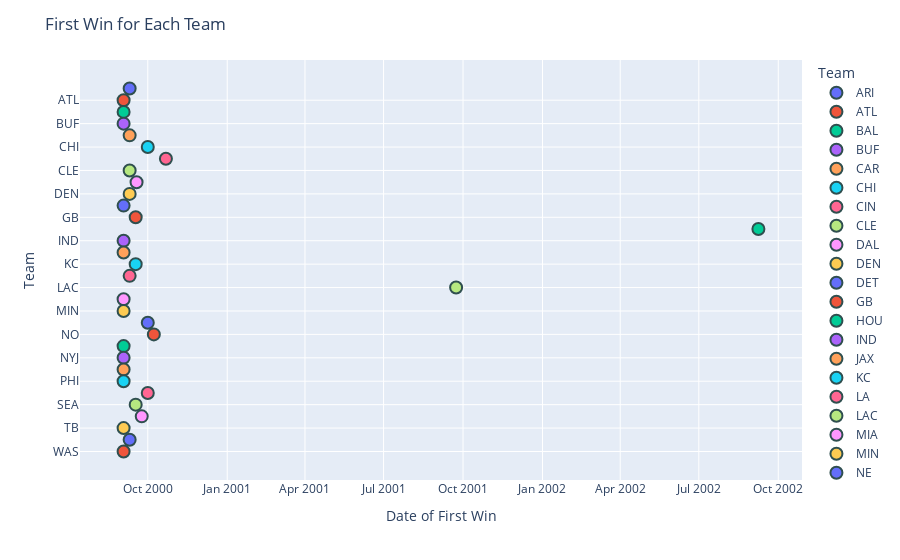

Notebook code for this chart:
### Markdown cell above
The graph below is an interactive graph made with plotly express to show each teams first win, if you hover over the data-points, you can see the team abbrivation and the date of their first win. This kind of graph can give important information about historical success.

### Code cell
home_first_win = result[result['home_score'] > result['away_score']].groupby('home_team')['gameday'].min()

away_first_win = result[result['away_score'] > result['home_score']].groupby('away_team')['gameday'].min()

first_wins = pd.concat([home_first_win, away_first_win]).groupby(level=0).min()
first_wins = pd.concat([home_first_win, away_first_win]).groupby(level=0).min().reset_index()
first_wins.columns = ['Team', 'First Win']

fig = px.scatter(first_wins, x='First Win', y='Team', hover_data={'First Win': '|%Y-%m-%d'}, color='Team')
fig.update_traces(marker=dict(size=12, line=dict(width=2, color='DarkSlateGrey')), selector=dict(mode='markers'))
fig.update_layout(title='First Win for Each Team', xaxis_title='Date of First Win', yaxis_title='Team')
fig.show()

### Figure 1 — Plotly figure (JSON) as saved in the notebook; plotly's stock layout.template omitted (floating-point values rounded to 4 significant figures)
{"data": [{"hovertemplate": "Team=%{y}<br>First Win=%{x|%Y-%m-%d}<extra></extra>", "legendgroup": "ARI", "marker": {"color": "#636efa", "line": {"color": "DarkSlateGrey", "width": 2}, "size": 12, "symbol": "circle"}, "mode": "markers", "name": "ARI", "orientation": "v", "showlegend": true, "type": "scatter", "x": ["2000-09-10T00:00:00"], "xaxis": "x", "y": ["ARI"], "yaxis": "y"}, {"hovertemplate": "Team=%{y}<br>First Win=%{x|%Y-%m-%d}<extra></extra>", "legendgroup": "ATL", "marker": {"color": "#EF553B", "line": {"color": "DarkSlateGrey", "width": 2}, "size": 12, "symbol": "circle"}, "mode": "markers", "name": "ATL", "orientation": "v", "showlegend": true, "type": "scatter", "x": ["2000-09-03T00:00:00"], "xaxis": "x", "y": ["ATL"], "yaxis": "y"}, {"hovertemplate": "Team=%{y}<br>First Win=%{x|%Y-%m-%d}<extra></extra>", "legendgroup": "BAL", "marker": {"color": "#00cc96", "line": {"color": "DarkSlateGrey", "width": 2}, "size": 12, "symbol": "circle"}, "mode": "markers", "name": "BAL", "orientation": "v", "showlegend": true, "type": "scatter", "x": ["2000-09-03T00:00:00"], "xaxis": "x", "y": ["BAL"], "yaxis": "y"}, {"hovertemplate": "Team=%{y}<br>First Win=%{x|%Y-%m-%d}<extra></extra>", "legendgroup": "BUF", "marker": {"color": "#ab63fa", "line": {"color": "DarkSlateGrey", "width": 2}, "size": 12, "symbol": "circle"}, "mode": "markers", "name": "BUF", "orientation": "v", "showlegend": true, "type": "scatter", "x": ["2000-09-03T00:00:00"], "xaxis": "x", "y": ["BUF"], "yaxis": "y"}, {"hovertemplate": "Team=%{y}<br>First Win=%{x|%Y-%m-%d}<extra></extra>", "legendgroup": "CAR", "marker": {"color": "#FFA15A", "line": {"color": "DarkSlateGrey", "width": 2}, "size": 12, "symbol": "circle"}, "mode": "markers", "name": "CAR", "orientation": "v", "showlegend": true, "type": "scatter", "x": ["2000-09-10T00:00:00"], "xaxis": "x", "y": ["CAR"], "yaxis": "y"}, {"hovertemplate": "Team=%{y}<br>First Win=%{x|%Y-%m-%d}<extra></extra>", "legendgroup": "CHI", "marker": {"color": "#19d3f3", "line": {"color": "DarkSlateGrey", "width": 2}, "size": 12, "symbol": "circle"}, "mode": "markers", "name": "CHI", "orientation": "v", "showlegend": true, "type": "scatter", "x": ["2000-10-01T00:00:00"], "xaxis": "x", "y": ["CHI"], "yaxis": "y"}, {"hovertemplate": "Team=%{y}<br>First Win=%{x|%Y-%m-%d}<extra></extra>", "legendgroup": "CIN", "marker": {"color": "#FF6692", "line": {"color": "DarkSlateGrey", "width": 2}, "size": 12, "symbol": "circle"}, "mode": "markers", "name": "CIN", "orientation": "v", "showlegend": true, "type": "scatter", "x": ["2000-10-22T00:00:00"], "xaxis": "x", "y": ["CIN"], "yaxis": "y"}, {"hovertemplate": "Team=%{y}<br>First Win=%{x|%Y-%m-%d}<extra></extra>", "legendgroup": "CLE", "marker": {"color": "#B6E880", "line": {"color": "DarkSlateGrey", "width": 2}, "size": 12, "symbol": "circle"}, "mode": "markers", "name": "CLE", "orientation": "v", "showlegend": true, "type": "scatter", "x": ["2000-09-10T00:00:00"], "xaxis": "x", "y": ["CLE"], "yaxis": "y"}, {"hovertemplate": "Team=%{y}<br>First Win=%{x|%Y-%m-%d}<extra></extra>", "legendgroup": "DAL", "marker": {"color": "#FF97FF", "line": {"color": "DarkSlateGrey", "width": 2}, "size": 12, "symbol": "circle"}, "mode": "markers", "name": "DAL", "orientation": "v", "showlegend": true, "type": "scatter", "x": ["2000-09-18T00:00:00"], "xaxis": "x", "y": ["DAL"], "yaxis": "y"}, {"hovertemplate": "Team=%{y}<br>First Win=%{x|%Y-%m-%d}<extra></extra>", "legendgroup": "DEN", "marker": {"color": "#FECB52", "line": {"color": "DarkSlateGrey", "width": 2}, "size": 12, "symbol": "circle"}, "mode": "markers", "name": "DEN", "orientation": "v", "showlegend": true, "type": "scatter", "x": ["2000-09-10T00:00:00"], "xaxis": "x", "y": ["DEN"], "yaxis": "y"}, {"hovertemplate": "Team=%{y}<br>First Win=%{x|%Y-%m-%d}<extra></extra>", "legendgroup": "DET", "marker": {"color": "#636efa", "line": {"color": "DarkSlateGrey", "width": 2}, "size": 12, "symbol": "circle"}, "mode": "markers", "name": "DET", "orientation": "v", "showlegend": true, "type": "scatter", "x": ["2000-09-03T00:00:00"], "xaxis": "x", "y": ["DET"], "yaxis": "y"}, {"hovertemplate": "Team=%{y}<br>First Win=%{x|%Y-%m-%d}<extra></extra>", "legendgroup": "GB", "marker": {"color": "#EF553B", "line": {"color": "DarkSlateGrey", "width": 2}, "size": 12, "symbol": "circle"}, "mode": "markers", "name": "GB", "orientation": "v", "showlegend": true, "type": "scatter", "x": ["2000-09-17T00:00:00"], "xaxis": "x", "y": ["GB"], "yaxis": "y"}, {"hovertemplate": "Team=%{y}<br>First Win=%{x|%Y-%m-%d}<extra></extra>", "legendgroup": "HOU", "marker": {"color": "#00cc96", "line": {"color": "DarkSlateGrey", "width": 2}, "size": 12, "symbol": "circle"}, "mode": "markers", "name": "HOU", "orientation": "v", "showlegend": true, "type": "scatter", "x": ["2002-09-08T00:00:00"], "xaxis": "x", "y": ["HOU"], "yaxis": "y"}, {"hovertemplate": "Team=%{y}<br>First Win=%{x|%Y-%m-%d}<extra></extra>", "legendgroup": "IND", "marker": {"color": "#ab63fa", "line": {"color": "DarkSlateGrey", "width": 2}, "size": 12, "symbol": "circle"}, "mode": "markers", "name": "IND", "orientation": "v", "showlegend": true, "type": "scatter", "x": ["2000-09-03T00:00:00"], "xaxis": "x", "y": ["IND"], "yaxis": "y"}, {"hovertemplate": "Team=%{y}<br>First Win=%{x|%Y-%m-%d}<extra></extra>", "legendgroup": "JAX", "marker": {"color": "#FFA15A", "line": {"color": "DarkSlateGrey", "width": 2}, "size": 12, "symbol": "circle"}, "mode": "markers", "name": "JAX", "orientation": "v", "showlegend": true, "type": "scatter", "x": ["2000-09-03T00:00:00"], "xaxis": "x", "y": ["JAX"], "yaxis": "y"}, {"hovertemplate": "Team=%{y}<br>First Win=%{x|%Y-%m-%d}<extra></extra>", "legendgroup": "KC", "marker": {"color": "#19d3f3", "line": {"color": "DarkSlateGrey", "width": 2}, "size": 12, "symbol": "circle"}, "mode": "markers", "name": "KC", "orientation": "v", "showlegend": true, "type": "scatter", "x": ["2000-09-17T00:00:00"], "xaxis": "x", "y": ["KC"], "yaxis": "y"}, {"hovertemplate": "Team=%{y}<br>First Win=%{x|%Y-%m-%d}<extra></extra>", "legendgroup": "LA", "marker": {"color": "#FF6692", "line": {"color": "DarkSlateGrey", "width": 2}, "size": 12, "symbol": "circle"}, "mode": "markers", "name": "LA", "orientation": "v", "showlegend": true, "type": "scatter", "x": ["2000-09-10T00:00:00"], "xaxis": "x", "y": ["LA"], "yaxis": "y"}, {"hovertemplate": "Team=%{y}<br>First Win=%{x|%Y-%m-%d}<extra></extra>", "legendgroup": "LAC", "marker": {"color": "#B6E880", "line": {"color": "DarkSlateGrey", "width": 2}, "size": 12, "symbol": "circle"}, "mode": "markers", "name": "LAC", "orientation": "v", "showlegend": true, "type": "scatter", "x": ["2001-09-23T00:00:00"], "xaxis": "x", "y": ["LAC"], "yaxis": "y"}, {"hovertemplate": "Team=%{y}<br>First Win=%{x|%Y-%m-%d}<extra></extra>", "legendgroup": "MIA", "marker": {"color": "#FF97FF", "line": {"color": "DarkSlateGrey", "width": 2}, "size": 12, "symbol": "circle"}, "mode": "markers", "name": "MIA", "orientation": "v", "showlegend": true, "type": "scatter", "x": ["2000-09-03T00:00:00"], "xaxis": "x", "y": ["MIA"], "yaxis": "y"}, {"hovertemplate": "Team=%{y}<br>First Win=%{x|%Y-%m-%d}<extra></extra>", "legendgroup": "MIN", "marker": {"color": "#FECB52", "line": {"color": "DarkSlateGrey", "width": 2}, "size": 12, "symbol": "circle"}, "mode": "markers", "name": "MIN", "orientation": "v", "showlegend": true, "type": "scatter", "x": ["2000-09-03T00:00:00"], "xaxis": "x", "y": ["MIN"], "yaxis": "y"}, {"hovertemplate": "Team=%{y}<br>First Win=%{x|%Y-%m-%d}<extra></extra>", "legendgroup": "NE", "marker": {"color": "#636efa", "line": {"color": "DarkSlateGrey", "width": 2}, "size": 12, "symbol": "circle"}, "mode": "markers", "name": "NE", "orientation": "v", "showlegend": true, "type": "scatter", "x": ["2000-10-01T00:00:00"], "xaxis": "x", "y": ["NE"], "yaxis": "y"}, {"hovertemplate": "Team=%{y}<br>First Win=%{x|%Y-%m-%d}<extra></extra>", "legendgroup": "NO", "marker": {"color": "#EF553B", "line": {"color": "DarkSlateGrey", "width": 2}, "size": 12, "symbol": "circle"}, "mode": "markers", "name": "NO", "orientation": "v", "showlegend": true, "type": "scatter", "x": ["2000-10-08T00:00:00"], "xaxis": "x", "y": ["NO"], "yaxis": "y"}, {"hovertemplate": "Team=%{y}<br>First Win=%{x|%Y-%m-%d}<extra></extra>", "legendgroup": "NYG", "marker": {"color": "#00cc96", "line": {"color": "DarkSlateGrey", "width": 2}, "size": 12, "symbol": "circle"}, "mode": "markers", "name": "NYG", "orientation": "v", "showlegend": true, "type": "scatter", "x": ["2000-09-03T00:00:00"], "xaxis": "x", "y": ["NYG"], "yaxis": "y"}, {"hovertemplate": "Team=%{y}<br>First Win=%{x|%Y-%m-%d}<extra></extra>", "legendgroup": "NYJ", "marker": {"color": "#ab63fa", "line": {"color": "DarkSlateGrey", "width": 2}, "size": 12, "symbol": "circle"}, "mode": "markers", "name": "NYJ", "orientation": "v", "showlegend": true, "type": "scatter", "x": ["2000-09-03T00:00:00"], "xaxis": "x", "y": ["NYJ"], "yaxis": "y"}, {"hovertemplate": "Team=%{y}<br>First Win=%{x|%Y-%m-%d}<extra></extra>", "legendgroup": "OAK", "marker": {"color": "#FFA15A", "line": {"color": "DarkSlateGrey", "width": 2}, "size": 12, "symbol": "circle"}, "mode": "markers", "name": "OAK", "orientation": "v", "showlegend": true, "type": "scatter", "x": ["2000-09-03T00:00:00"], "xaxis": "x", "y": ["OAK"], "yaxis": "y"}, {"hovertemplate": "Team=%{y}<br>First Win=%{x|%Y-%m-%d}<extra></extra>", "legendgroup": "PHI", "marker": {"color": "#19d3f3", "line": {"color": "DarkSlateGrey", "width": 2}, "size": 12, "symbol": "circle"}, "mode": "markers", "name": "PHI", "orientation": "v", "showlegend": true, "type": "scatter", "x": ["2000-09-03T00:00:00"], "xaxis": "x", "y": ["PHI"], "yaxis": "y"}, {"hovertemplate": "Team=%{y}<br>First Win=%{x|%Y-%m-%d}<extra></extra>", "legendgroup": "PIT", "marker": {"color": "#FF6692", "line": {"color": "DarkSlateGrey", "width": 2}, "size": 12, "symbol": "circle"}, "mode": "markers", "name": "PIT", "orientation": "v", "showlegend": true, "type": "scatter", "x": ["2000-10-01T00:00:00"], "xaxis": "x", "y": ["PIT"], "yaxis": "y"}, {"hovertemplate": "Team=%{y}<br>First Win=%{x|%Y-%m-%d}<extra></extra>", "legendgroup": "SEA", "marker": {"color": "#B6E880", "line": {"color": "DarkSlateGrey", "width": 2}, "size": 12, "symbol": "circle"}, "mode": "markers", "name": "SEA", "orientation": "v", "showlegend": true, "type": "scatter", "x": ["2000-09-17T00:00:00"], "xaxis": "x", "y": ["SEA"], "yaxis": "y"}, {"hovertemplate": "Team=%{y}<br>First Win=%{x|%Y-%m-%d}<extra></extra>", "legendgroup": "SF", "marker": {"color": "#FF97FF", "line": {"color": "DarkSlateGrey", "width": 2}, "size": 12, "symbol": "circle"}, "mode": "markers", "name": "SF", "orientation": "v", "showlegend": true, "type": "scatter", "x": ["2000-09-24T00:00:00"], "xaxis": "x", "y": ["SF"], "yaxis": "y"}, {"hovertemplate": "Team=%{y}<br>First Win=%{x|%Y-%m-%d}<extra></extra>", "legendgroup": "TB", "marker": {"color": "#FECB52", "line": {"color": "DarkSlateGrey", "width": 2}, "size": 12, "symbol": "circle"}, "mode": "markers", "name": "TB", "orientation": "v", "showlegend": true, "type": "scatter", "x": ["2000-09-03T00:00:00"], "xaxis": "x", "y": ["TB"], "yaxis": "y"}, {"hovertemplate": "Team=%{y}<br>First Win=%{x|%Y-%m-%d}<extra></extra>", "legendgroup": "TEN", "marker": {"color": "#636efa", "line": {"color": "DarkSlateGrey", "width": 2}, "size": 12, "symbol": "circle"}, "mode": "markers", "name": "TEN", "orientation": "v", "showlegend": true, "type": "scatter", "x": ["2000-09-10T00:00:00"], "xaxis": "x", "y": ["TEN"], "yaxis": "y"}, {"hovertemplate": "Team=%{y}<br>First Win=%{x|%Y-%m-%d}<extra></extra>", "legendgroup": "WAS", "marker": {"color": "#EF553B", "line": {"color": "DarkSlateGrey", "width": 2}, "size": 12, "symbol": "circle"}, "mode": "markers", "name": "WAS", "orientation": "v", "showlegend": true, "type": "scatter", "x": ["2000-09-03T00:00:00"], "xaxis": "x", "y": ["WAS"], "yaxis": "y"}], "layout": {"legend": {"title": {"text": "Team"}, "tracegroupgap": 0}, "margin": {"t": 60}, "title": {"text": "First Win for Each Team"}, "xaxis": {"anchor": "y", "domain": [0, 1], "title": {"text": "Date of First Win"}}, "yaxis": {"anchor": "x", "categoryarray": ["WAS", "TEN", "TB", "SF", "SEA", "PIT", "PHI", "OAK", "NYJ", "NYG", "NO", "NE", "MIN", "MIA", "LAC", "LA", "KC", "JAX", "IND", "HOU", "GB", "DET", "DEN", "DAL", "CLE", "CIN", "CHI", "CAR", "BUF", "BAL", "ATL", "ARI"], "categoryorder": "array", "domain": [0, 1], "title": {"text": "Team"}}}}
